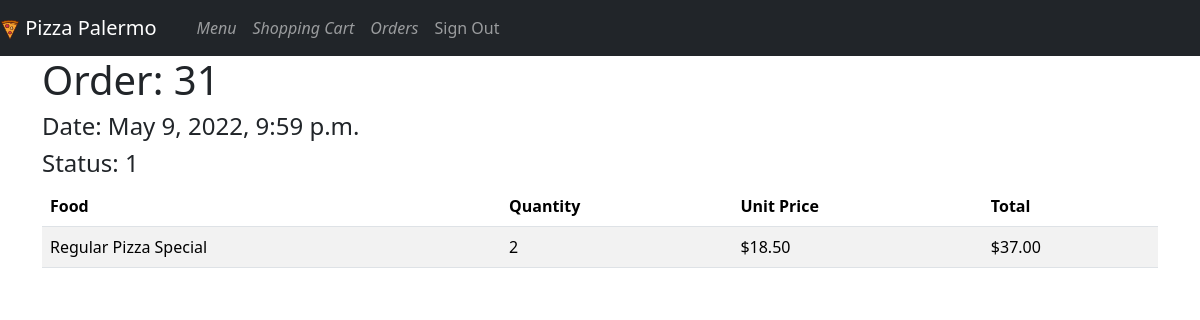
Page /orders/31/detail (signed in) on the committed database.
### orders/models.py (models this page shows, shortened)
class Order(models.Model):
    STATUS=((0,"Draft, in cart"), (1, "Placed, release by client"),
            (2, "Cooked"), (3, "Deliveried"),
            (4, "Canceled"), (5, "Paid"),)
    STATUS_DRAFT = 0
    order_total = models.DecimalField(default=0, max_digits=6, decimal_places=2)
    order_date = models.DateTimeField(auto_now_add=True, null=True, blank=True)
    status = models.PositiveSmallIntegerField(choices=STATUS, default=STATUS_DRAFT)
    user = models.ForeignKey(User, on_delete=models.SET_NULL,
                            related_name="OrderUser", null=True, blank=True)

class Cart(models.Model):
    STATUS=((0,"Open"), (1, "Release"))
    STATUS_OPEN = 0
    INITIAL_QTY = 0
    INITIAL_COST = 0
    order = models.ForeignKey(Order, on_delete=models.CASCADE, blank=True, null=True,
                                 related_name="CartOrder")
    user = models.ForeignKey(User, on_delete=models.CASCADE, related_name="Cart_User")
    menu = models.ForeignKey(Menu, on_delete=models.CASCADE, related_name="Cart_Menu")
    quantity = models.IntegerField(default=INITIAL_QTY)
    status = models.PositiveSmallIntegerField(choices=STATUS, default=STATUS_OPEN)
    sub_total_item = models.DecimalField(max_digits=6, decimal_places=2,
                                        default=INITIAL_COST)
    toppings = models.ManyToManyField(Topping, related_name="CartTopping", blank=True)
    extra = models.ManyToManyField(Extra, related_name="CartExtra", blank=True)

class Menu(models.Model):
    photo = models.ImageField(upload_to='food-img/', default = 'food-img/None/no-img.jpg')
    ingredient = models.CharField(max_length=64, default="")
    price = models.DecimalField(max_digits=6, decimal_places=2)

class Pizza(Menu):
    SIZE = ((0,"Small"), (1,"Large"),)
    MEAL_TYPE = ((0,"Regular Pizza"),(1,"Sicilian Pizza"),)
    AMOUNT_TOPPINGS = ((0,0),(1,1),(2,2),(3,3))
    meal_type = models.PositiveSmallIntegerField(choices=MEAL_TYPE)
    meal_size = models.PositiveSmallIntegerField(choices=SIZE)
    amount_toppings = models.PositiveSmallIntegerField(choices=AMOUNT_TOPPINGS,default=0)

### orders/views.py (the view)
# urls.py: path("orders/<int:pk>/detail", DetailOrderView.as_view(), name="detailinvoices"),
class DetailOrderView(DetailView):
    template_name = "orders/invoices_detail.html"
    login_url = reverse_lazy("orders:login")
    STATUS_DRAFT = 0
    def get_queryset(self):
        queryset = Order.objects.filter(Q(user=self.request.user)&
                        ~Q(status=self.STATUS_DRAFT) &
                        Q(id=self.kwargs.get("pk",0)))
        return queryset
    def get_context_data(self, **kwargs):
        context = super().get_context_data(**kwargs)
        try:
            order = Order.objects.get(Q(user=self.request.user)&
                                    ~Q(status=self.STATUS_DRAFT) &
                                    Q(id=self.kwargs.get("pk",0)))
        except Order.DoesNotExist:
            return context
        else:
            context["carts"]=Cart.objects.filter(Q(user=self.request.user)&
                            ~Q(status=self.STATUS_DRAFT) &
                            Q(order=order))
            context["total"] = order.order_total
            return context

### orders/helpers.py (called while the page is built)
def is_pizza(food):
    try:
        return isinstance(food.pizza,Pizza)
    except Menu.pizza.RelatedObjectDoesNotExist:
        return False

### orders/templatetags/orders_extras.py (called while the page is built, shortened)
@register.filter()
def food_desc(item):
    text = ""
    if(is_pizza(item.menu)):
        text += f"{Pizza.MEAL_TYPE[item.menu.pizza.meal_type][1]} {item.menu.ingredient}"
        queryset = item.toppings.all()
        max_top = len(queryset)
        for index, top in enumerate(queryset):
            if index==0:
                text += "Toppings: "
            text += f"{top.topping}"
            if index+1<max_top:
                text += ", "
        return text

### orders/templates/orders/invoices_detail.html (shortened to what this page needs)
{% extends "orders/base.html" %}
{% block body %}
{% load orders_extras %}
<h1>Order: {{object.id}}</h1>
<h4>Date: {{object.order_date}}</h4>
<h4>Status: {{object.status}}</h4>
{% include "orders/item_carts.html" with carts=carts editable=False total=total%}
{% endblock %}

### orders/templates/orders/item_carts.html (shortened to what this page needs)
{% load orders_extras %}
<table class="table table-striped">
    <thead>
      <tr>
        <th> Food </th>
        <th> Quantity </th>
        <th> Unit Price </th>
        <th> Total </th>
      </tr>
    </thead>
    <tbody>
    {% for item in carts %}
      <tr>
        <td>
          {{ item|food_desc }}
        </td>
        <td> {{item.quantity}}</td>
        <td> ${{item.menu.price}}</td>
        <td> ${{item.sub_total_item}}
        </td>
      </tr>
    {% endfor %}
    </tbody>
    </table>

### rows in the picture
Order: id "31", order_date "May 9, 2022, 9:59 p.m.", status "1"
Cart: menu+id "Regular Pizza Special", quantity "2", menu.price "18.50", sub_total_item "37.00"
